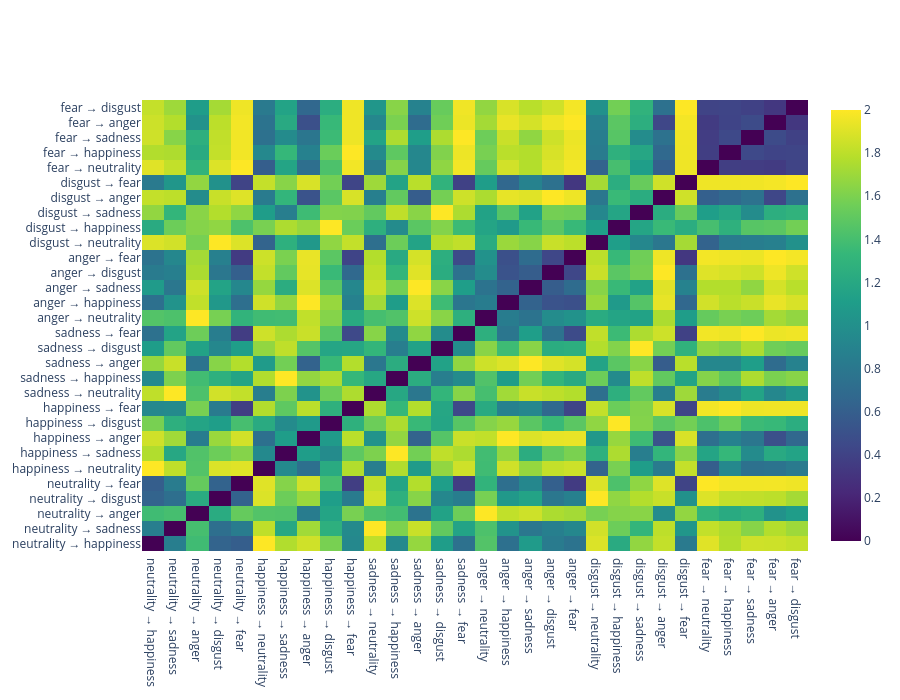

Notebook code for this chart:
### Markdown cell above
## Section 8: Analyze Vector Differences Between Emotion Pairs

Compute distances, correlations, and similarities to understand how emotion pair vectors differ.

### Code cell
# Compute pairwise distances between all emotion pair vectors
distances = pdist(X, metric='euclidean')
dist_matrix = squareform(distances)

# Create labels for distance matrix
labels = df_vectors['pair'].values
n_samples = len(df_vectors)

# Create a distance heatmap for sample layer
sample_layer_idx = df_vectors[df_vectors['layer'] == start_layer].index.tolist()

if len(sample_layer_idx) > 1:
    sample_dist = dist_matrix[np.ix_(sample_layer_idx, sample_layer_idx)]
    sample_labels = [labels[i] for i in sample_layer_idx]
    
    fig = go.Figure(data=go.Heatmap(
        z=sample_dist,
        x=sample_labels,
        y=sample_labels,
        colorscale='Viridis',
       # title=f'Euclidean Distance Matrix: Emotion Pairs at Layer {start_layer}'
    ))
    fig.update_layout(height=700, width=900)
    fig.show()

### Figure 1 — Plotly figure (JSON) as saved in the notebook; plotly's stock layout.template omitted (floating-point values rounded to 4 significant figures; data arrays with more than 128 entries replaced by an {"elided": "..."} marker saying what was removed)
{"data": [{"colorscale": [[0, "#440154"], [0.1111, "#482878"], [0.2222, "#3e4989"], [0.3333, "#31688e"], [0.4444, "#26828e"], [0.5556, "#1f9e89"], [0.6667, "#35b779"], [0.7778, "#6ece58"], [0.8889, "#b5de2b"], [1, "#fde725"]], "type": "heatmap", "x": ["neutrality → happiness", "neutrality → sadness", "neutrality → anger", "neutrality → disgust", "neutrality → fear", "happiness → neutrality", "happiness → sadness", "happiness → anger", "happiness → disgust", "happiness → fear", "sadness → neutrality", "sadness → happiness", "sadness → anger", "sadness → disgust", "sadness → fear", "anger → neutrality", "anger → happiness", "anger → sadness", "anger → disgust", "anger → fear", "disgust → neutrality", "disgust → happiness", "disgust → sadness", "disgust → anger", "disgust → fear", "fear → neutrality", "fear → happiness", "fear → sadness", "fear → anger", "fear → disgust"], "y": ["neutrality → happiness", "neutrality → sadness", "neutrality → anger", "neutrality → disgust", "neutrality → fear", "happiness → neutrality", "happiness → sadness", "happiness → anger", "happiness → disgust", "happiness → fear", "sadness → neutrality", "sadness → happiness", "sadness → anger", "sadness → disgust", "sadness → fear", "anger → neutrality", "anger → happiness", "anger → sadness", "anger → disgust", "anger → fear", "disgust → neutrality", "disgust → happiness", "disgust → sadness", "disgust → anger", "disgust → fear", "fear → neutrality", "fear → happiness", "fear → sadness", "fear → anger", "fear → disgust"], "z": {"elided": "30x30 float values"}}], "layout": {"height": 700, "width": 900}}
